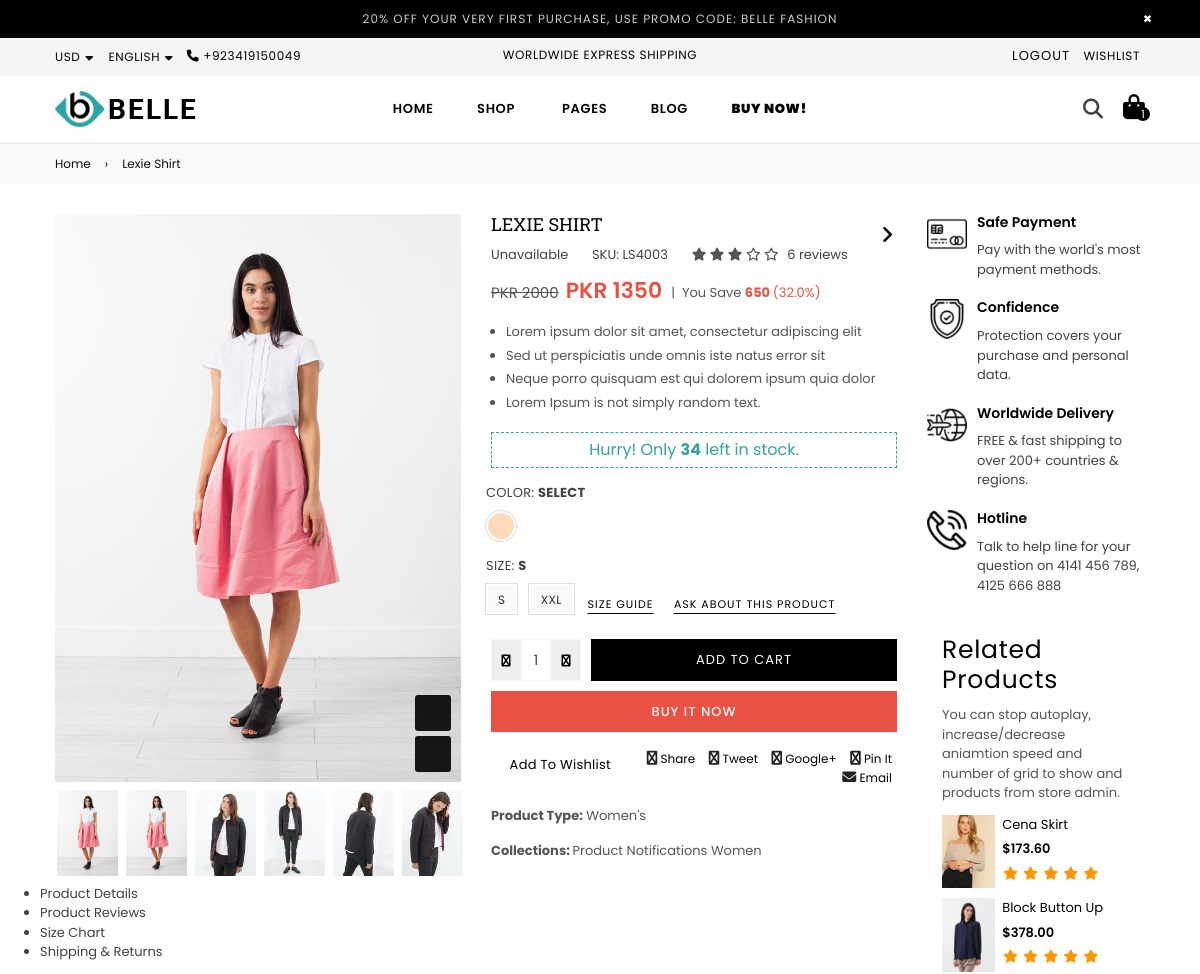
The app's page /product/lexie-shirt (signed in, upper part), older data.
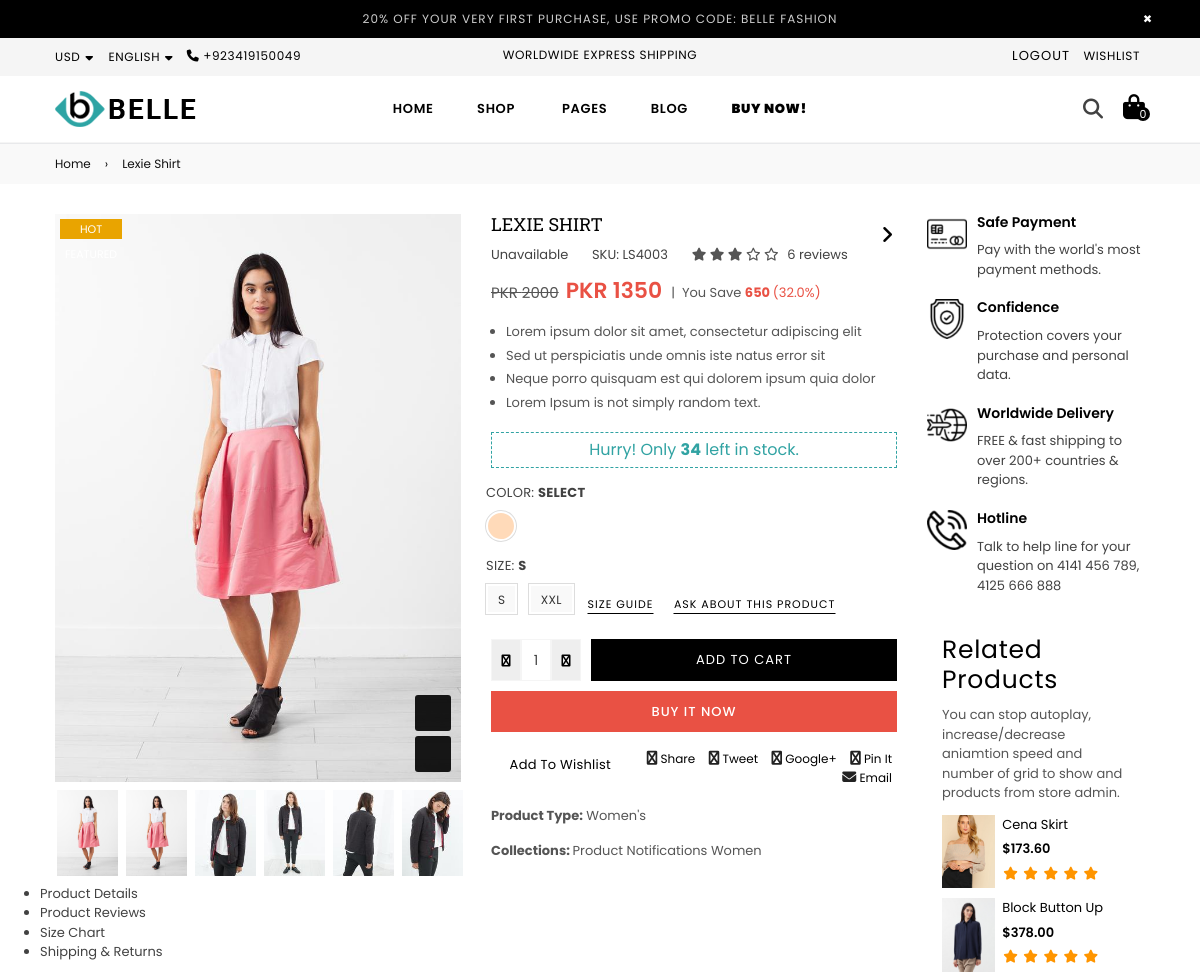
The same page, newer data.
### app/models.py (models this page shows, shortened)
class Color(models.Model):
    name = models.CharField(max_length=30, unique=True)
    hex_code = models.CharField(max_length=7, blank=True, null=True)  # Optional: for color display

class Size(models.Model):
    name = models.CharField(max_length=5, unique=True)  # e.g., S, M, L, XL

class Labels(models.Model):
    name = models.CharField(max_length=30, unique=True)

### app/views.py (the view, shortened to what this page needs)
# urls.py: path("product/<slug:slug>",views.Product,name="product"),
def Product(request,slug):
    product = get_object_or_404(Products, slug=slug)
    variants = product.variants.select_related('color', 'size')
    form=ReviewForm()
    msgForm=MessageForm()
    if product.view_count is None:
        product.view_count=1
    else:
        product.view_count+=1
    product.save()
    sizes=product.sizes.all()
    colors=product.color.all()
    avg_rating = product.reviews.aggregate(avg_rating=Avg('rating'))['avg_rating']
    avg_rating = int(round(avg_rating)) if avg_rating else 0  # Round to the nearest integer
    percentage=0
    saving=0
    stars_range = range(1, 6)
    if product.striked_price:
        saving=(product.striked_price)-(product.price)
        percentage=100-((round(product.price/product.striked_price,2)*100))
    avg_rating = product.reviews.aggregate(avg_rating=Avg('rating'))['avg_rating']  # Aggregate instead of annotate
    context={"products":product,"percentage":percentage,"saving":saving,"sizes":sizes,"stars_range": range(1, 6),'average_rating': avg_rating,  # Rounded average rating
        'stars_range': stars_range,"form":form,"msgForm":msgForm,"colors":colors,"variants":variants,}
    return render(request,"app/product.html",context)

### app/forms.py
class ReviewForm(forms.ModelForm):
    class Meta:
        model = Review
        fields ={"name",'email','title',"comment"}
    def __init__(self,*args, **kwargs):
        super().__init__(*args, **kwargs)
        self.fields['name'].widget.attrs['placeholder']='e.g Awais Ali'
        self.fields['email'].widget.attrs['placeholder']='e.g xyz@gmail.com'
        self.fields['title'].widget.attrs['placeholder']='e.g Perfect Product'
        self.fields['comment'].widget.attrs['placeholder']='e.g bla bla bla ....'

class MessageForm(forms.ModelForm):
    class Meta:
        model=Messages
        fields={"name","email","phone_number","message"}
    def __init__(self,*args, **kwargs):
        super().__init__(*args, **kwargs)
        self.fields['name'].widget.attrs['placeholder']='e.g Awais Ali'
        self.fields['email'].widget.attrs['placeholder']='e.g xyz@gmail.com'
        self.fields['phone_number'].widget.attrs['placeholder']='+923********* ( Optional )'
        self.fields['message'].widget.attrs['placeholder']='e.g Can I get more info about this Product'

### app/templates/app/product.html (shortened to what the changed rows need)
{% extends "base.html" %} {% load static %} {% block title %}BELLE | PRODUCT {% endblock title %} {% block content %}
        <div id="page-content">
          <div id="MainContent" class="main-content" role="main">
              <div id="ProductSection-product-template" class="product-template__container prstyle3 container-fluid">
                  <div class="product-single product-single-1">
                    <div class="left-content-product">
                          <div class="row">
                              <div class="col-lg-6 col-md-6 col-sm-12 col-12">
                                  <div class="product-details-img product-single__photos bottom">
                                      <div class="zoompro-wrap product-zoom-right pl-20">
                                          <div class="product-labels">
                                            {% for labels in products.labels.all  %}
                                            <span class="lbl {% if labels.name == 'NEW' or labels.name == 'FEATURED' %} pr-label1 {% elif labels.name == 'HOT' %} pr-label2 {% elif labels.name == 'SALE'%} lbl on-sale {% endif %} ">{{labels.name}}</span>
                                            {% endfor %}
                                          </div>
                                      </div>
                                  </div>
                              </div>
                              <div class="col-lg-6 col-md-6 col-sm-12 col-12">
                                  <div class="product-single__meta">
                                      <h1 class="product-single__title">{{products.name}}</h1>
                                      <div class="prInfoRow">
                                          <div class="product-review"><a class="reviewLink" href="#tab2">
                                            {% for star in stars_range %}
                                                {% if star <= average_rating %}
                                                    <i class="fas fa-star filled-star"></i>
                                                {% else %}
                                                    <i class="far fa-star empty-star"></i>
                                                {% endif %}
                                            {% endfor %}
                                        <span class="spr-badge-caption">6 reviews</span></a></div>
                                      </div>
                                  <form method="post" action="http://annimexweb.com/cart/add" id="product_form_10508262282" accept-charset="UTF-8" class="product-form product-form-product-template hidedropdown" enctype="multipart/form-data">
                                      <div class="swatch clearfix swatch-0 option1" data-option-index="0">
                                        <div class="product-form__item">
                                          {% for color in colors %}
                                          <div data-value="{{ color.name }}" class="swatch-element color {{ color.name|slugify }} available">
                                              <label class="swatchLbl color small rounded" for="swatch-0-{{ color.name|slugify }}" style="background-color:{{ color.hex_code }};" title="{{ color.name }}"></label>
                                          </div>
                                          {% endfor %}
                                      </div>
                                      </div>
                                      <div class="product-form__item">
                                        <label class="header">Size: <span class="slVariant">{{ sizes.0.name }}</span></label>
                                        <div class="swatch clearfix swatch-1 option2" data-option-index="1">
                                            {% for size in sizes %}
                                            <div data-value="{{ size.name }}" class="swatch-element {{ size.name|lower }} available">
                                                <label class="swatchLbl small flat" for="swatch-1-{{ size.name|lower }}" title="{{ size.name }}">{{ size.name }}</label>
                                            </div>
                                            {% endfor %}
                                        </div>
                                    </div>
                                  </form>
                              </div>
                              </div>
                          </div>
                      </div>
                      <div class="prSidebar sidebar-product">
                      <div class="col-lg-12 col-md-12 col-sm-12 col-12">
                              <div class="related-product grid-products">
                                <header class="section-header">
                                      <h2 class="section-header__title text-center h2"><span>Related Products</span></h2>
                                  </header>
                              </div>
                          </div>
                      </div>
                  </div>
            </div>
      </div>
  </div>
  </div>
{% endblock content %}

Row changes from the older to the newer data that the page shows:
added Labels: name "HOT"
Text that changed along with them:
{{ total_item }}: "1" → "0"
